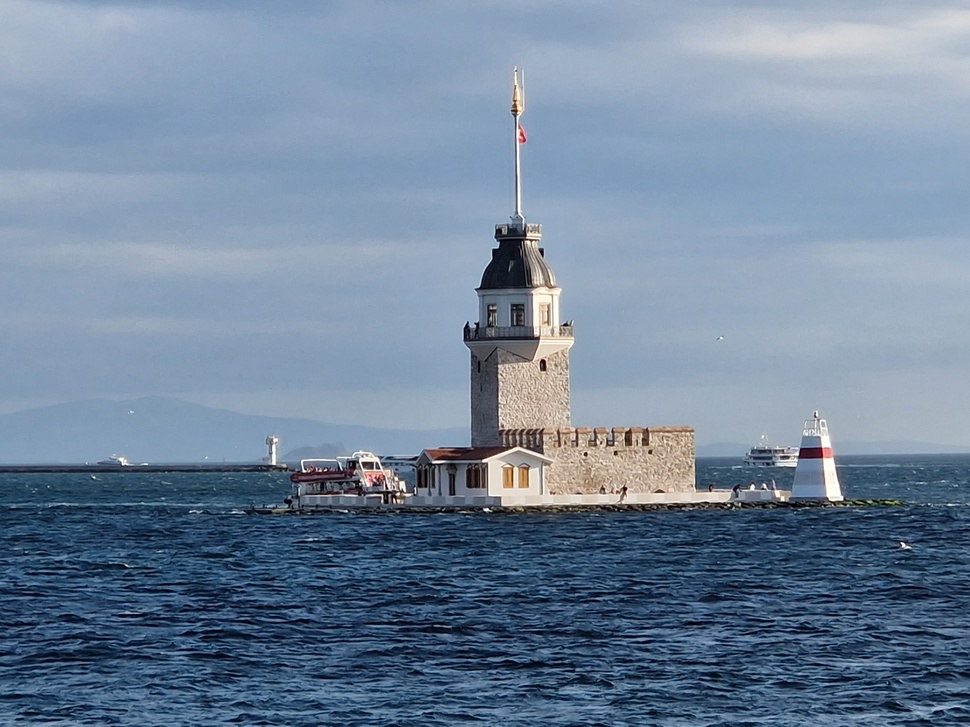
#> input picture Jungfrauen-_oder_Leanderturm.jpg, 970 x 727 px, shrunk from 4000 x 3000 before the run, given in place of redblue.png, which was not available; the run also reads 1 picture not shown here
$ python histogram.py
#> lines starting #> are read from the running program, lines starting #| are printed output that depends on the picture; pictures that were not available may be replaced by others from this repository, and a replacement may not be noted
import cv2
import matplotlib.pyplot as plt
import numpy as np

img=cv2.imread("redblue.png")
#> img is the input picture: shape (727, 970, 3); mean B, G, R 156.1, 133.3, 113.6
img=cv2.cvtColor(img,cv2.COLOR_BGR2RGB)
plt.figure()
plt.imshow(img)
plt.axis("off")
plt.title("Original Image")
plt.show()

hist=cv2.calcHist([img],[0],None,[256],[0,256])
#> hist = 256 values, max 16440 at index 138, min 90 at index 247, mean 2754.6
plt.figure()
plt.plot(hist)
plt.title("Histogram for Blue and Red")
plt.show()
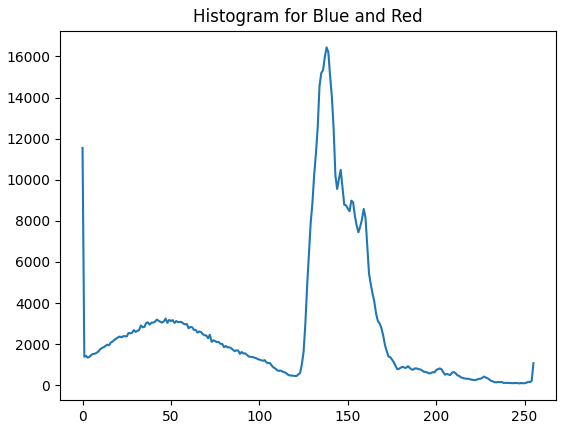
#> figure drawn by matplotlib, 1 panel; curve peaks at x = 138, y = 16440

color=('b','g','r')
for i,col in enumerate(color):
    histr=cv2.calcHist([img],[i],None,[256],[0,256])
    plt.plot(histr,color=col)


img_flower=cv2.imread("img2.jpg")
img_flower=cv2.cvtColor(img_flower,cv2.COLOR_BGR2RGB)
plt.figure()
plt.imshow(img_flower)
plt.axis("off")
plt.title("Original Image")
plt.show()
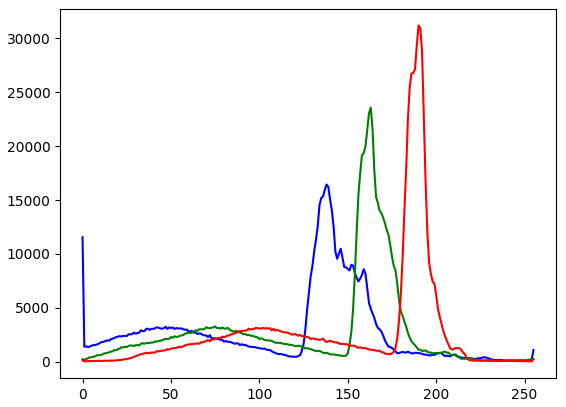
#> figure drawn by matplotlib, 1 panel; curve peaks at x = 138, y = 16440; curve peaks at x = 163, y = 23584; curve peaks at x = 190, y = 31211

hist_flower=cv2.calcHist([img_flower],[0],None,[256],[0,256])
#> hist_flower has the same summary as hist
plt.figure()
plt.plot(hist_flower)
plt.title("Histogram for Flower")
plt.show()
#> figure, not shown here; curve peaks at x = 138, y = 16440

for i,col in enumerate(color):
    histr_flower=cv2.calcHist([img_flower],[i],None,[256],[0,256])
    plt.plot(histr_flower,color=col)
    plt.show()
#> this loop made 3 passes
#> pass 1, `plt.show()`:
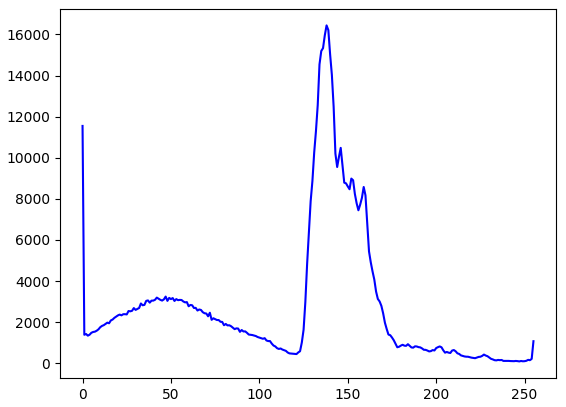
#> figure drawn by matplotlib, 1 panel; curve peaks at x = 138, y = 16440


img_drop=cv2.imread("img1.jpg",0)
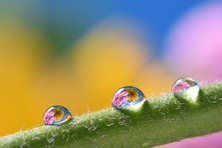
#> input picture img1.jpg, 222 x 148 px, shrunk from 916 x 611 before the run
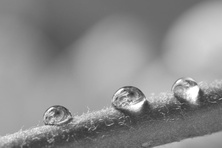
#> img_drop: shape (148, 222); min 48, max 255, mean 140.6
plt.figure()
plt.imshow(img_drop, cmap="gray")


hist_drop=cv2.calcHist([img_drop],[0],None,[256],[0,256])
#> hist_drop = 256 values, max 886 at index 106, min 0 at index 0, mean 128.3
plt.figure()
plt.plot(hist_drop)
plt.show()
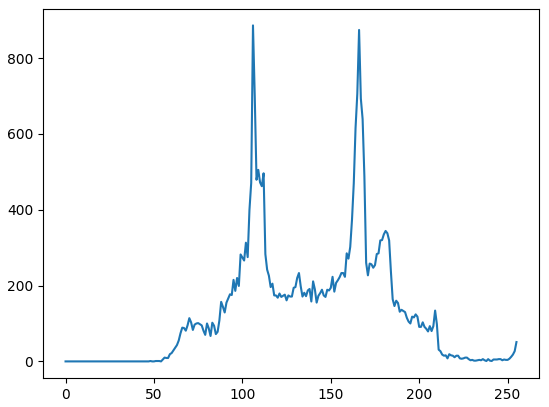
#> figure drawn by matplotlib, 1 panel; curve peaks at x = 106, y = 886

#more contrast
eq_hist=cv2.equalizeHist(img_drop)
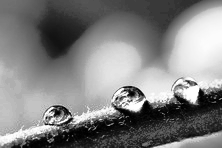
#> eq_hist: shape (148, 222); min 0, max 255, mean 128.7
plt.figure()
plt.imshow(eq_hist, cmap="gray")
plt.show()
